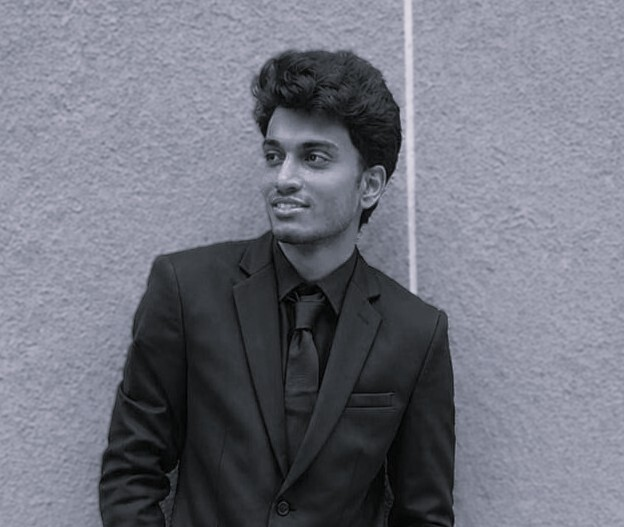
#> input picture source-photo.jpg, 624 x 527 px
$ python -i prep_photo.py   (imports and definitions only)
#> lines starting #> are read from the running program, lines starting #| are printed output that depends on the picture
from pathlib import Path

import cv2
import numpy as np
from PIL import Image
from rembg import remove


ROOT = Path(__file__).resolve().parent.parent
SOURCE = ROOT / "source-photo.jpg"
OUTPUT = ROOT / "source-prepped.png"


def remove_background():
    print("→ Loading image...")

    with open(SOURCE, "rb") as f:
        input_data = f.read()

    print("→ Removing background...")
    output_data = remove(input_data)

    temp_path = ROOT / "source-no-bg.png"

    with open(temp_path, "wb") as f:
        f.write(output_data)

    return temp_path


def prepare_image(input_path):
#> called with input_path = '../source-photo.jpg'
    print("→ Preparing image...")

    image = Image.open(input_path).convert("RGBA")

    # Convert to numpy
    rgba = np.array(image)

    # Separate RGB and alpha
    rgb = rgba[:, :, :3]
#> rgb is the input picture: shape (527, 624, 3); mean R, G, B 113.6, 115.7, 126.8
    alpha = rgba[:, :, 3]
#> alpha: shape (527, 624); every value is 255

    # Find the bounding box of the person
    mask = alpha > 10
#> mask: shape (527, 624) bool; every value is 1

    if not np.any(mask):
        raise RuntimeError("Could not detect the subject.")

    ys, xs = np.where(mask)

    x1 = max(0, xs.min() - 30)
#> x1 = 0
    y1 = max(0, ys.min() - 30)
#> y1 = 0
    x2 = min(rgb.shape[1], xs.max() + 30)
#> x2 = 624
    y2 = min(rgb.shape[0], ys.max() + 30)
#> y2 = 527

    cropped_rgb = rgb[y1:y2, x1:x2]
    cropped_alpha = alpha[y1:y2, x1:x2]

    # Convert to grayscale
    gray = cv2.cvtColor(cropped_rgb, cv2.COLOR_RGB2GRAY)

    # Put the subject on a white background
    white = np.full_like(gray, 255)

    foreground = cropped_alpha.astype(np.float32) / 255.0
#> foreground: shape (527, 624) float32; every value is 1

    composited = (
        gray.astype(np.float32) * foreground
        + white.astype(np.float32) * (1 - foreground)
    )

    composited = composited.astype(np.uint8)

    # Increase local contrast
    clahe = cv2.createCLAHE(
        clipLimit=2.5,
        tileGridSize=(8, 8)
    )

    enhanced = clahe.apply(composited)
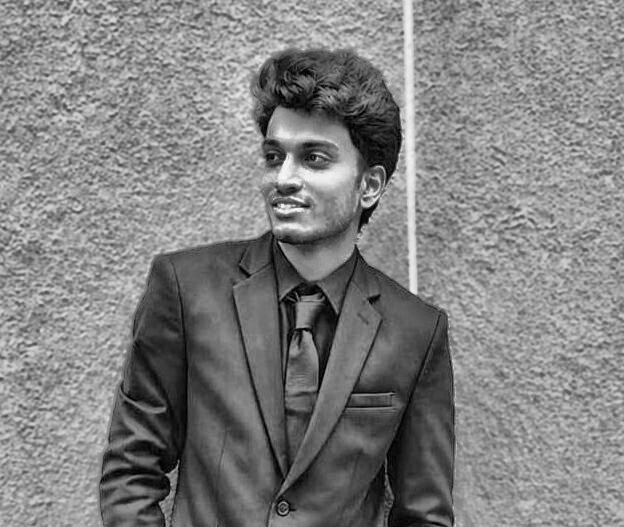
#> enhanced: shape (527, 624); min 0, max 247, mean 129.7

    # Slightly improve contrast
    enhanced = cv2.normalize(
        enhanced,
        None,
        0,
        255,
        cv2.NORM_MINMAX
    )

    # Save
    Image.fromarray(enhanced).save(OUTPUT)

    print(f"✓ Saved: {OUTPUT}")


# [11 lines not run here, left out]

>>> result = prepare_image('../source-photo.jpg')
